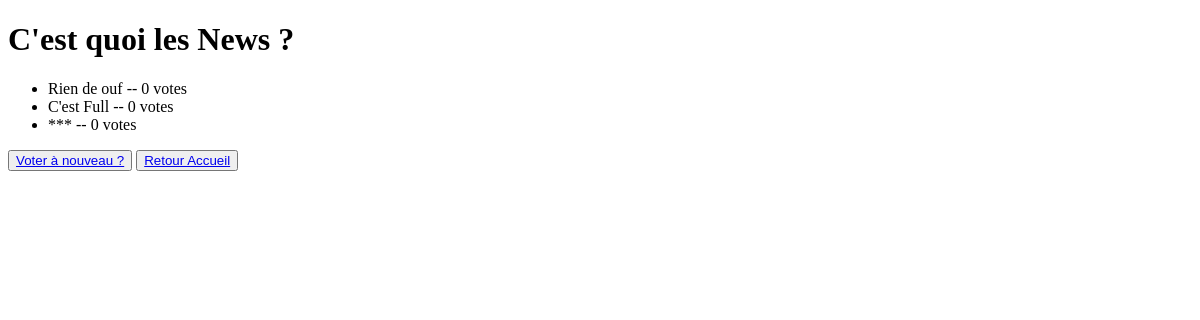
/sondages/4/results/, run on an earlier commit of the app's database.
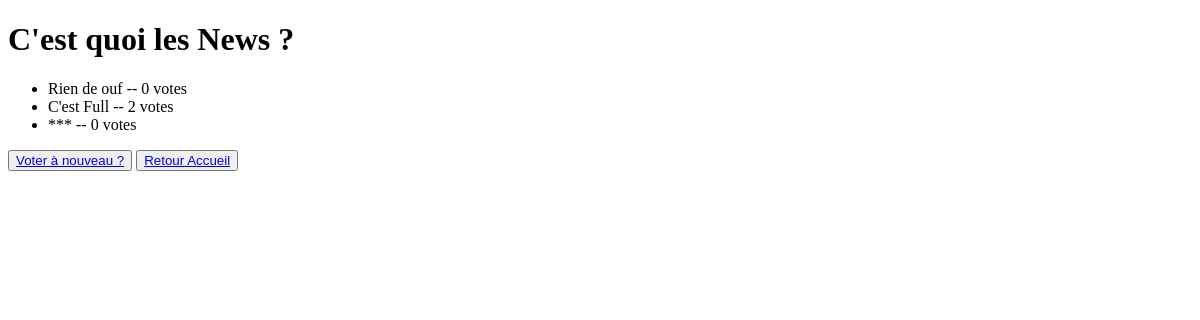
And on a later commit of the database.
### sondages/models.py (models this page shows, shortened)
class Choice(models.Model):
    question = models.ForeignKey(Question, on_delete=models.CASCADE)
    choice_text = models.CharField(max_length=200)
    votes = models.IntegerField(default=0)

### sondages/views.py (the view)
# urls.py: path("<int:pk>/results/", views.ResultsView.as_view(), name="results"),
class ResultsView(generic.DetailView):
    model = Question
    template_name = "sondages/results.html"

### sondages/templates/sondages/results.html (shortened to what this page needs)
<!DOCTYPE html>
<html lang="en">
<head>
</head>
<body>
    <h1>{{ question.question_text }}</h1>
    <ul>
    {% for choice in question.choice_set.all %}
        <li>{{ choice.choice_text }} -- {{ choice.votes }} vote{{ choice.votes|pluralize }}</li>
    {% endfor %}
    </ul>
    <button>
    <a href="{% url 'sondages:detail' question.id %}">Voter à nouveau ?</a>
    </button>
    <button>
        <a href="{% url 'sondages:index' %}">Retour Accueil</a>
    </button>
</body>
</html>

What changed in the data, as far as the page shows it:
changed Choice "C'est Full": votes "0" → "2"
